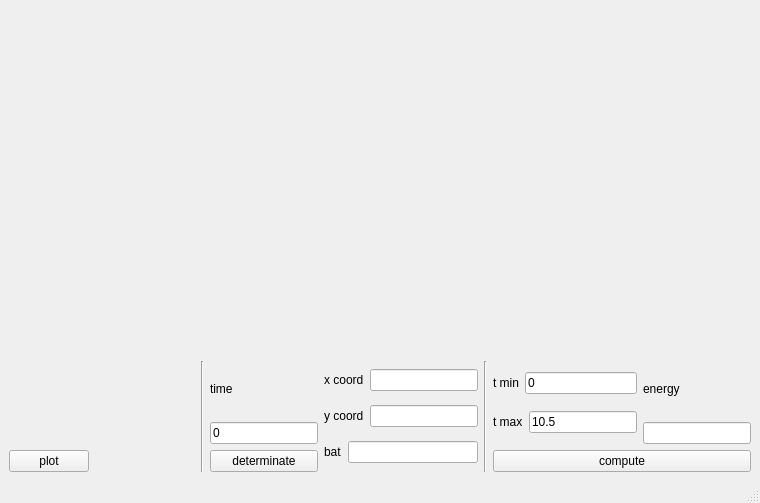
<?xml version="1.0" encoding="UTF-8"?>
<ui version="4.0">
 <class>MainWindow</class>
 <widget class="QMainWindow" name="MainWindow">
  <property name="geometry">
   <rect>
    <x>0</x>
    <y>0</y>
    <width>760</width>
    <height>503</height>
   </rect>
  </property>
  <property name="sizePolicy">
   <sizepolicy hsizetype="Expanding" vsizetype="Expanding">
    <horstretch>0</horstretch>
    <verstretch>0</verstretch>
   </sizepolicy>
  </property>
  <property name="windowTitle">
   <string>Graphic</string>
  </property>
  <widget class="QWidget" name="centralwidget">
   <layout class="QVBoxLayout" name="verticalLayout_7">
    <item>
     <widget class="QCustomPlot" name="plot_x" native="true">
      <property name="sizePolicy">
       <sizepolicy hsizetype="Expanding" vsizetype="Expanding">
        <horstretch>0</horstretch>
        <verstretch>0</verstretch>
       </sizepolicy>
      </property>
     </widget>
    </item>
    <item>
     <widget class="QCustomPlot" name="plot_y" native="true">
      <property name="sizePolicy">
       <sizepolicy hsizetype="Expanding" vsizetype="Expanding">
        <horstretch>0</horstretch>
        <verstretch>0</verstretch>
       </sizepolicy>
      </property>
     </widget>
    </item>
    <item>
     <widget class="QCustomPlot" name="plot_b" native="true">
      <property name="sizePolicy">
       <sizepolicy hsizetype="Expanding" vsizetype="Expanding">
        <horstretch>0</horstretch>
        <verstretch>0</verstretch>
       </sizepolicy>
      </property>
     </widget>
    </item>
    <item>
     <layout class="QHBoxLayout" name="horizontalLayout_10">
      <item>
       <layout class="QVBoxLayout" name="verticalLayout">
        <item>
         <spacer name="verticalSpacer">
          <property name="orientation">
           <enum>Qt::Orientation::Vertical</enum>
          </property>
          <property name="sizeHint" stdset="0">
           <size>
            <width>20</width>
            <height>40</height>
           </size>
          </property>
         </spacer>
        </item>
        <item>
         <layout class="QHBoxLayout" name="horizontalLayout">
          <item>
           <widget class="QPushButton" name="plot_btn">
            <property name="text">
             <string>plot</string>
            </property>
           </widget>
          </item>
          <item>
           <spacer name="horizontalSpacer">
            <property name="orientation">
             <enum>Qt::Orientation::Horizontal</enum>
            </property>
            <property name="sizeHint" stdset="0">
             <size>
              <width>40</width>
              <height>20</height>
             </size>
            </property>
           </spacer>
          </item>
         </layout>
        </item>
       </layout>
      </item>
      <item>
       <widget class="Line" name="line">
        <property name="orientation">
         <enum>Qt::Orientation::Vertical</enum>
        </property>
       </widget>
      </item>
      <item>
       <layout class="QHBoxLayout" name="horizontalLayout_6">
        <item>
         <layout class="QVBoxLayout" name="verticalLayout_2">
          <item>
           <layout class="QHBoxLayout" name="horizontalLayout_2">
            <item>
             <widget class="QLabel" name="label">
              <property name="text">
               <string>time</string>
              </property>
             </widget>
            </item>
            <item>
             <spacer name="horizontalSpacer_2">
              <property name="orientation">
               <enum>Qt::Orientation::Horizontal</enum>
              </property>
              <property name="sizeHint" stdset="0">
               <size>
                <width>40</width>
                <height>20</height>
               </size>
              </property>
             </spacer>
            </item>
           </layout>
          </item>
          <item>
           <widget class="QLineEdit" name="time_value">
            <property name="text">
             <string>0</string>
            </property>
           </widget>
          </item>
          <item>
           <widget class="QPushButton" name="determinate_btn">
            <property name="text">
             <string>determinate</string>
            </property>
           </widget>
          </item>
         </layout>
        </item>
        <item>
         <layout class="QVBoxLayout" name="verticalLayout_3">
          <item>
           <layout class="QHBoxLayout" name="horizontalLayout_5">
            <item>
             <widget class="QLabel" name="label_2">
              <property name="text">
               <string>x coord</string>
              </property>
             </widget>
            </item>
            <item>
             <widget class="QLineEdit" name="x_value"/>
            </item>
           </layout>
          </item>
          <item>
           <layout class="QHBoxLayout" name="horizontalLayout_4">
            <item>
             <widget class="QLabel" name="label_3">
              <property name="text">
               <string>y coord</string>
              </property>
             </widget>
            </item>
            <item>
             <widget class="QLineEdit" name="y_value"/>
            </item>
           </layout>
          </item>
          <item>
           <layout class="QHBoxLayout" name="horizontalLayout_3">
            <item>
             <widget class="QLabel" name="label_4">
              <property name="text">
               <string>bat</string>
              </property>
             </widget>
            </item>
            <item>
             <widget class="QLineEdit" name="b_value"/>
            </item>
           </layout>
          </item>
         </layout>
        </item>
       </layout>
      </item>
      <item>
       <widget class="Line" name="line_2">
        <property name="orientation">
         <enum>Qt::Orientation::Vertical</enum>
        </property>
       </widget>
      </item>
      <item>
       <layout class="QVBoxLayout" name="verticalLayout_6">
        <item>
         <layout class="QHBoxLayout" name="horizontalLayout_9">
          <item>
           <layout class="QVBoxLayout" name="verticalLayout_5">
            <item>
             <layout class="QHBoxLayout" name="horizontalLayout_7">
              <item>
               <widget class="QLabel" name="label_5">
                <property name="text">
                 <string>t min</string>
                </property>
               </widget>
              </item>
              <item>
               <widget class="QLineEdit" name="tmin">
                <property name="text">
                 <string>0</string>
                </property>
               </widget>
              </item>
             </layout>
            </item>
            <item>
             <layout class="QHBoxLayout" name="horizontalLayout_8">
              <item>
               <widget class="QLabel" name="label_6">
                <property name="text">
                 <string>t max</string>
                </property>
               </widget>
              </item>
              <item>
               <widget class="QLineEdit" name="tmax">
                <property name="text">
                 <string>10.5</string>
                </property>
               </widget>
              </item>
             </layout>
            </item>
           </layout>
          </item>
          <item>
           <layout class="QVBoxLayout" name="verticalLayout_4">
            <item>
             <widget class="QLabel" name="label_7">
              <property name="text">
               <string>energy</string>
              </property>
             </widget>
            </item>
            <item>
             <widget class="QLineEdit" name="energy"/>
            </item>
           </layout>
          </item>
         </layout>
        </item>
        <item>
         <widget class="QPushButton" name="compute_btn">
          <property name="text">
           <string>compute</string>
          </property>
         </widget>
        </item>
       </layout>
      </item>
     </layout>
    </item>
   </layout>
  </widget>
  <widget class="QMenuBar" name="menubar">
   <property name="geometry">
    <rect>
     <x>0</x>
     <y>0</y>
     <width>760</width>
     <height>21</height>
    </rect>
   </property>
  </widget>
  <widget class="QStatusBar" name="statusbar"/>
 </widget>
 <customwidgets>
  <customwidget>
   <class>QCustomPlot</class>
   <extends>QWidget</extends>
   <header>qcustomplot.h</header>
   <container>1</container>
  </customwidget>
 </customwidgets>
 <resources/>
 <connections/>
</ui>
